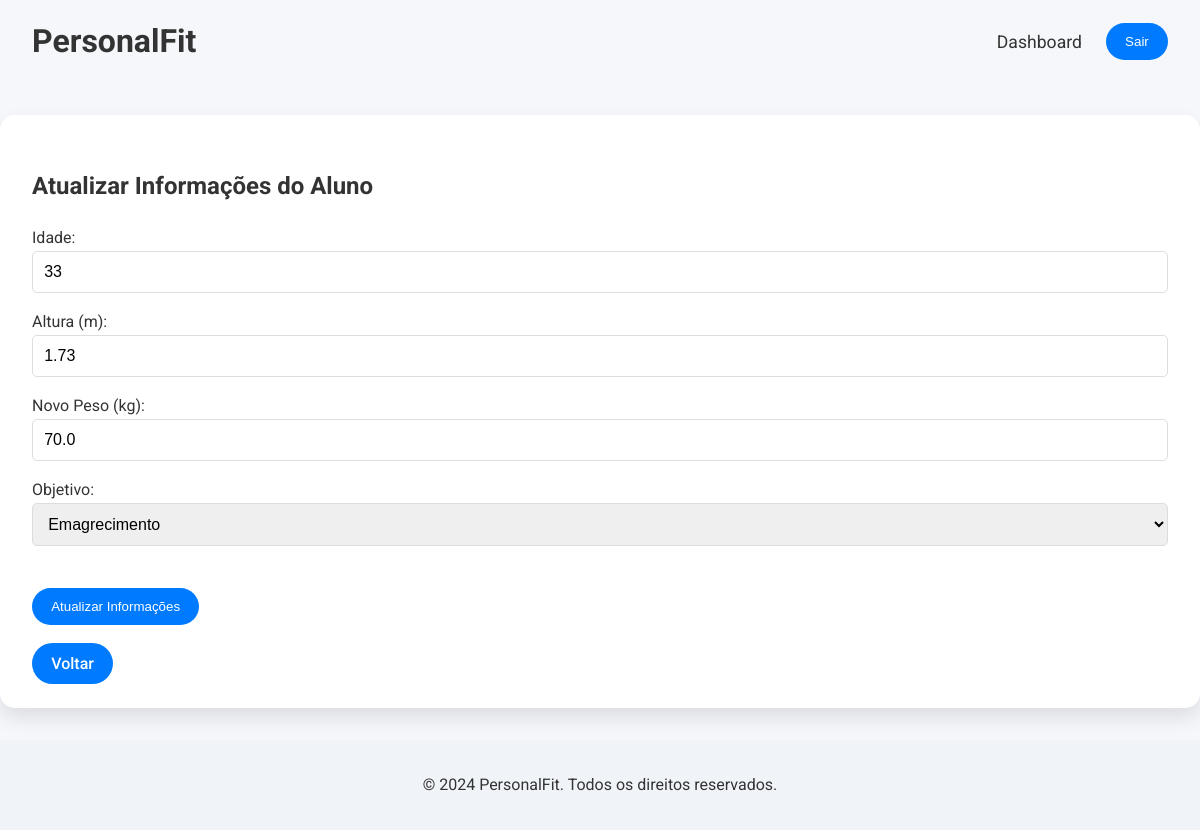
The page /student-dashboard/update-info/ (signed in) on the database as committed earlier.
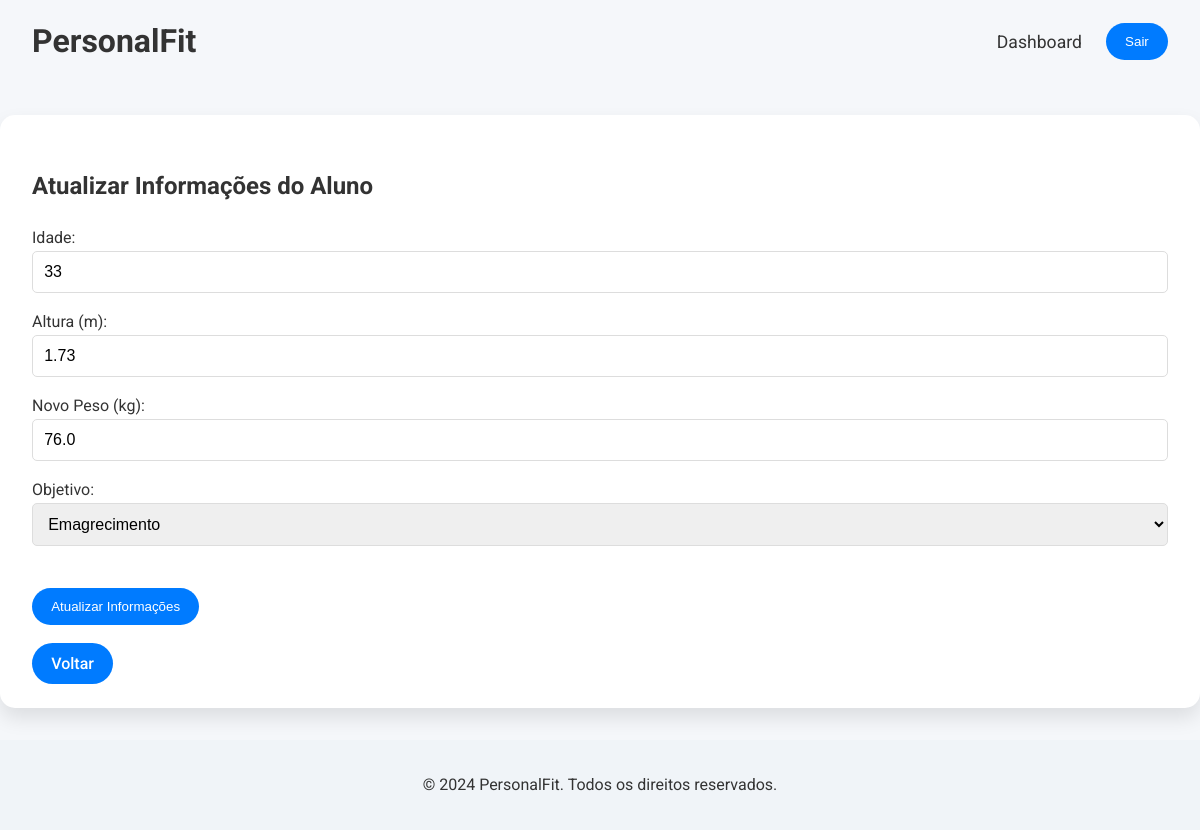
The same page on the database as committed later.
### pe_evaluation/models.py (models this page shows, shortened)
class Student(models.Model):
    user = models.OneToOneField(User, on_delete=models.CASCADE)
    age = models.IntegerField(null=True, blank=True)
    height = models.FloatField(null=True, blank=True)
    weight = models.FloatField(null=True, blank=True)
    goal = models.CharField(max_length=50, choices=[
        ('Condicionamento Físico', 'Condicionamento Físico'),
        ('Emagrecimento', 'Emagrecimento'),
        ('Ganho de Massa Muscular', 'Ganho de Massa Muscular'),
    ], null=True, blank=True)

### pe_evaluation/views.py (the view, shortened to what this page needs)
# urls.py: path('student-dashboard/update-info/', views.student_update, name='student_update'),
@login_required
def student_update(request):
    student = request.user.student
    return render(request, 'student_update.html', {'student': student})

### pe_evaluation/templates/student_update.html (shortened to what this page needs)
{% extends 'base.html' %}
{% load static %}
{% block content %}
<section class="section-modern">
    <div class="dashboard-container">
        <h2>Atualizar Informações do Aluno</h2>
        <form method="post" class="form-container">
            <label for="age">Idade:</label>
            <input type="number" id="age" name="age" value="{{ student.age }}" required>
            <label for="height">Altura (m):</label>
            <input type="number" id="height" name="height" step="0.01" value="{{ student.height }}" required>
            <label for="new-weight">Novo Peso (kg):</label>
            <input type="number" id="new-weight" name="new_weight" step="0.1" value="{{ student.weight }}" required>
            <label for="goal">Objetivo:</label>
            <select id="goal" name="goal" required>
                <option value="Emagrecimento" {% if student.goal == "Emagrecimento" %}selected{% endif %}>Emagrecimento</option>
            </select>
            <div>
                <br>
                <button type="submit" class="btn">Atualizar Informações</button>
            </div>
        </form>
        <br>
        <a href="{% url 'student_dashboard' %}" class="btn">Voltar</a>
    </div>
</section>
{% endblock %}

Rows that differ between the two databases and show on the page:
changed Student "Emagrecimento": new_weight "70.0" → "76.0"
